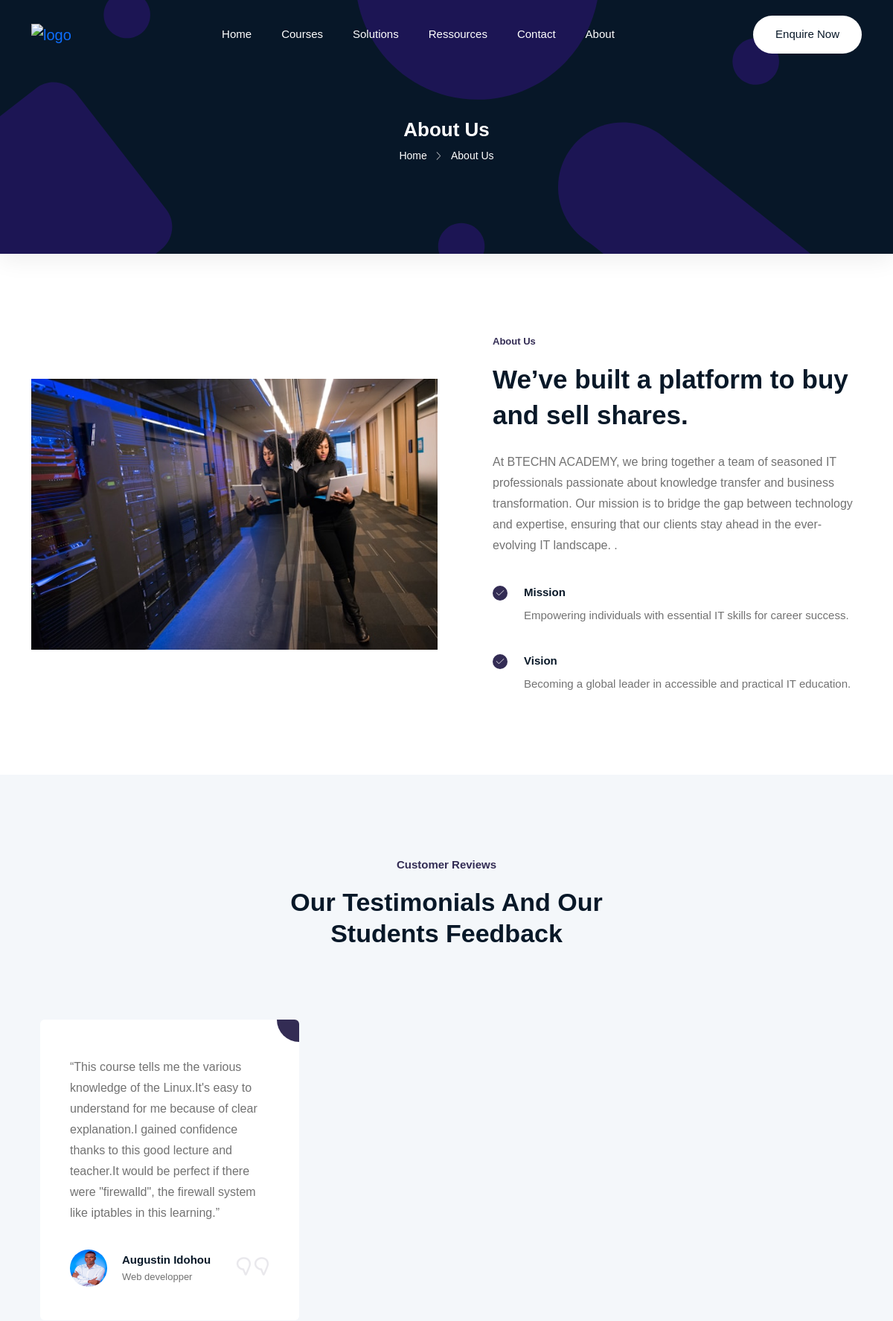
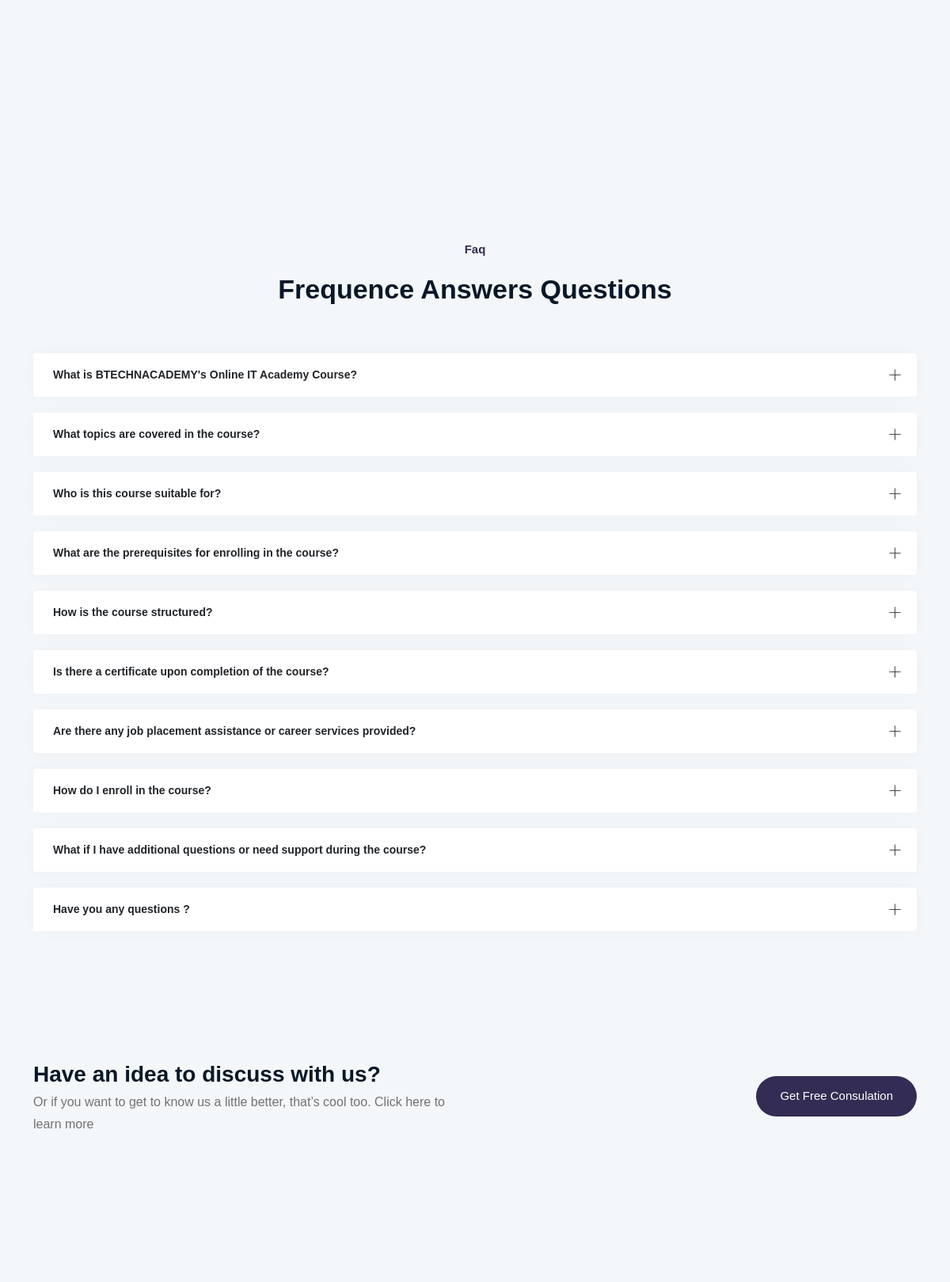
/about (upper part), run on the app's committed database (2 pictures, top to bottom).
### core/models.py (models this page shows, shortened)
class Testimony(models.Model):
    name = models.CharField(max_length=255)
    photo = models.ImageField(upload_to="test")
    content = models.TextField()
    title = models.CharField(max_length=255)

class FAQ(models.Model):
    question = models.TextField()
    reponse = models.TextField()

### core/views.py (the view)
# urls.py: path('about',about),
def about(request):
    faq_items = FAQ.objects.all()
    category = Category.objects.all()
    courses = Course.objects.all()
    testimony1 = Testimony.objects.all()[:6]
    testimony2 = Testimony.objects.all()[:10]
    if request.method == 'POST':
        form = ContactForm(request.POST)
        if form.is_valid():
            form.save()
            return redirect(mail_succes)
    else:
        form = ContactForm()
    params = {
        'faq_items':faq_items,
        'categories':category,
        'courses':courses,
        'testimony1':testimony1,
        'testimony2':testimony2,
        'form':form
    }
    return render(request,'main/about.html',params)

### core/context_processors.py (called while the page is built)
def services(request):
    services = Service.objects.all()[:4]
    return {'services': services}

def company(request):
    company = Company.objects.first()
    return {'company':company}

### core/templates/main/about.html (shortened to what this page needs)
{% extends 'base.html' %}
{% load static %}
{% block content %}
   {% include 'main/header.html' %}
    <div class="breadcrumbs">
        <div class="container">
            <div class="row align-items-center">
                <div class="col-lg-6 offset-lg-3 col-md-12 col-12">
                    <div class="breadcrumbs-content">
                        <h1 class="page-title">About Us</h1>
                        <ul class="breadcrumb-nav">
                            <li><a href="index.html">Home</a></li>
                            <li>About Us</li>
                        </ul>
                    </div>
                </div>
            </div>
        </div>
    </div>
    <section class="about section">
        <div class="container">
            <div class="row align-items-center">
                <div class="col-lg-6 col-12">
                    <div class="image wow fadeInLeft" data-wow-delay=".2s">
                        <img src="{% static 'assets/images/about1.jpg' %}" alt="#">
                    </div>
                </div>
                <div class="col-lg-6 col-12">
                    <div class="content wow fadeInRight" data-wow-delay=".4s">
                        <h4>About Us</h4>
                        <h2>We’ve built a platform to buy and sell shares.</h2>
                        <p>At BTECHN ACADEMY, we bring together a team of seasoned IT professionals passionate about knowledge transfer and business transformation. Our mission is to bridge the gap between technology and expertise, ensuring that our clients stay ahead in the ever-evolving IT landscape.
                        .</p>
                        <div class="list">
                            <div class="single-list">
                                <div class="list-icon">
                                    <i class="lni lni-checkmark"></i>
                                </div>
                                <h4>Mission</h4>
                                <p>Empowering individuals with essential IT skills for career success.</p>
                            </div>
                            <div class="single-list">
                                <div class="list-icon">
                                    <i class="lni lni-checkmark"></i>
                                </div>
                                <h4>Vision</h4>
                                <p>Becoming a global leader in accessible and practical IT education.</p>
                            </div>
                        </div>
                </div>
            </div>
        </div>
    </section>
 <section class="testimonials style2 section">
    <div class="container">
        <div class="row">
            <div class="col-12">
                <div class="section-title">
                    <h3 class="wow zoomIn" data-wow-delay=".2s">Customer Reviews</h3>
                    <h2 class="wow fadeInUp" data-wow-delay=".4s">Our Testimonials and our students feedback</h2>
                </div>
            </div>
        </div>
        <div class="row testimonial-slider">
            <div class="col-lg-6 col-12 ">
                {% for testimony in testimony1 %}
                <div class="single-testimonial">
                    <div class="inner-content">
                        <div class="quote-icon">
                            <i class="lni lni-quotation"></i>
                        </div>
                        <div class="text">
                            <p>“{{testimony.content}}”</p>
                        </div>
                        <div class="author">
                            <img src="{{testimony.photo.url}}" alt="#">
                            <h4 class="name">{{testimony.name}}
                                <span class="deg">{{testimony.title}}</span>
                            </h4>
                        </div>
                    </div>
                </div>
            </div>
            {% endfor %}
            </div>
        </div>
</section>
<section class="faq section">
    <div class="container">
        <div class="row">
            <div class="col-12">
                <div class="section-title">
                    <h3 class="wow zoomIn" data-wow-delay=".2s">Faq</h3>
                    <h2 class="wow fadeInUp" data-wow-delay=".4s">Frequence Answers Questions</h2>
                </div>
            </div>
        </div>
        <div class="row">
            <div class="col-lg-12 col-md-12 col-12">
                <div class="accordion" id="accordionExample">
                    {% for faq_item in faq_items %}
                    <div class="accordion-item">
                        <h2 class="accordion-header" id="heading{{ faq_item.id }}">
                            <button class="accordion-button collapsed" type="button" data-bs-toggle="collapse"
                                data-bs-target="#collapse{{ faq_item.id }}" aria-expanded="false" aria-controls="collapse{{ faq_item.id }}">
                                <span class="title">{{ faq_item.question }}</span><i class="lni lni-plus"></i>
                            </button>
                        </h2>
                    </div>
                    {% endfor %}
                </div>
            </div>
        </div>
    </div>
</section>
    <section class="call-action">
        <div class="container">
            <div class="inner-content">
                <div class="row align-items-center">
                    <div class="col-lg-6 col-md-7 col-12">
                        <div class="text">
                            <h2>Have an idea to discuss with us?
                            </h2>
                            <p>Or if you want to get to know us a little better, that’s cool too. Click here to learn more
                            </p>
                        </div>
                    </div>
                    <div class="col-lg-6 col-md-5 col-12">
                        <div class="button">
                            <button class="btn btn-primary">Get free consulation </button>
                        </div>
                    </div>
                </div>
            </div>
        </div>
    </section>
    <div class="contact-us section" id="contact">
    </div>
{% endblock %}

### core/static/assets/css/tiny-slider.css (style rules this page uses)
.tns-slider { -webkit-transition:all 0s;-moz-transition:all 0s;transition:all 0s }
.tns-slider>.tns-item { -webkit-box-sizing:border-box;-moz-box-sizing:border-box;box-sizing:border-box }
.tns-horizontal.tns-subpixel { white-space:nowrap }
.tns-horizontal.tns-subpixel>.tns-item { display:inline-block;vertical-align:top;white-space:normal }

### data on the page
Testimony: content "This course tells me the various knowledge of the Linux.It's easy to understand for me because of clear explanation.I gained confidence thanks to this good lecture and teacher.It would be perfect if there were \"firewalld\", the firewall system like iptables in this learning.", photo (picture), name "Augustin Idohou", title "Web developper"
FAQ: question "What is BTECHNACADEMY's Online IT Academy Course?"
FAQ: question "What topics are covered in the course?"
FAQ: question "Who is this course suitable for?"
FAQ: question "What are the prerequisites for enrolling in the course?"
FAQ: question "How is the course structured?"
FAQ: question "Is there a certificate upon completion of the course?"
FAQ: question "Are there any job placement assistance or career services provided?"
FAQ: question "How do I enroll in the course?"
FAQ: question "What if I have additional questions or need support during the course?"
FAQ: question "Have you any questions ?"
